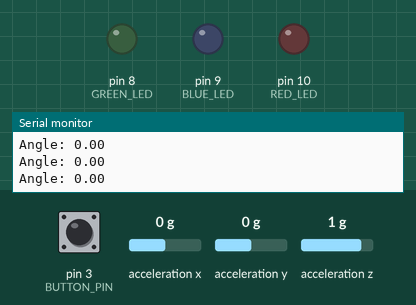
The sketch below on a simulated Arduino Uno, built with avr-gcc and run on an emulated ATmega328P. Shown: output pins drawn as LEDs (lit = HIGH), the last lines printed to the serial monitor. Wiring (inferred from the names in the program): MPU-6050 motion sensor at I2C address 0x68. The inputs (shaded band) are chosen by the test bench; at power-on: pin 3 (BUTTON_PIN) LOW, acceleration y 0 g, acceleration x 0 g, acceleration z 1 g.

Above: at 2.8 s.
2.9 s: pin 3 (BUTTON_PIN) pulled HIGH for 0.15 s
At 3.7 s:
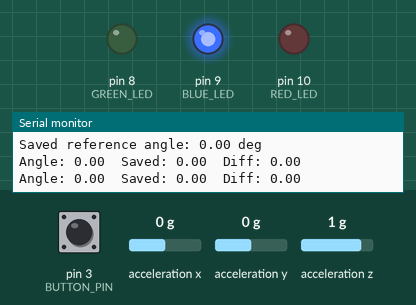
4.7 s: acceleration y set to -1.4 g
At 5.5 s:
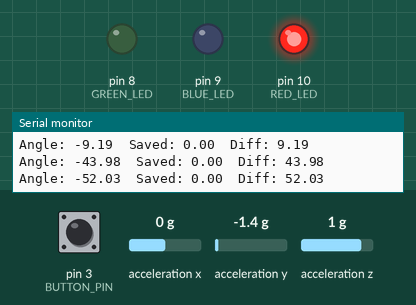
6.2 s: acceleration y set to 0 g
At 7.14 s:
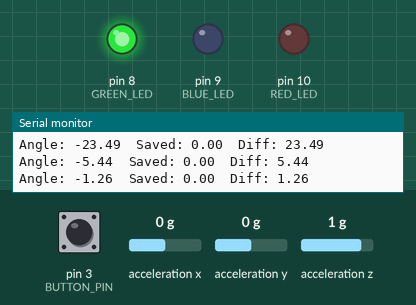
Timing chart, 0 to 9.2 s (numbered marks = the images above; inputs shaded):
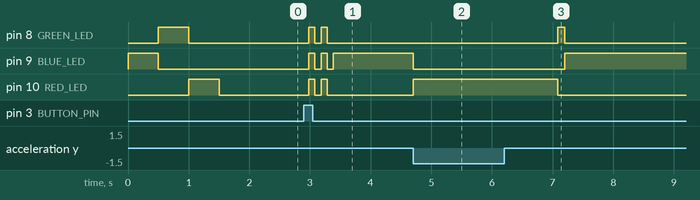

Measured:
- after the input at 2.9 s, pin 8 (GREEN_LED), pin 10 (RED_LED): alternates HIGH for 0.10 s and LOW for 0.10 s, 4 changes in all, then stays LOW, starting after 0.08 s; pin 9 (BLUE_LED): alternates HIGH for 0.10 s and LOW for 0.10 s, 5 changes in all, then stays HIGH, starting after 0.08 s
- after the input at 4.7 s, pin 9 (BLUE_LED): HIGH → LOW at once; pin 10 (RED_LED): LOW → HIGH at once
- after the input at 6.2 s, pin 8 (GREEN_LED): LOW → HIGH after 0.88 s, → LOW 0.12 s later; pin 9 (BLUE_LED): LOW → HIGH after 1.0 s; pin 10 (RED_LED): HIGH → LOW after 0.88 s

The sketch:

TiltLeveler.ino
```cpp
/*
  TiltLeveler
  -----------
  Reads tilt from a GY-521 (MPU-6050) accelerometer, saves the current
  tilt as a reference when the button is pressed, then shows how far the
  board has moved from that reference:

    |difference| <= 0.25 deg          -> BLUE  LED (pin 9)
    0.25 < |difference| <= 0.50 deg   -> GREEN LED (pin 8)
    |difference| > 0.50 deg           -> RED   LED (pin 10)

  Until the button has been pressed once, all LEDs stay off.

  Wiring (Arduino Uno R3):
    MPU-6050 VCC -> 5V   (breadboard + rail; the GY-521 has its own regulator)
    MPU-6050 GND -> GND  (breadboard - rail)
    MPU-6050 SDA -> SDA  (same as A4)
    MPU-6050 SCL -> SCL  (same as A5)
    MPU-6050 AD0 -> not connected (I2C address 0x68)

    Button: one side to 5V, other side to pin 3, with a pull-down resistor
            from pin 3's side of the button to GND (pressed = HIGH).

    Blue LED  -> pin 9  (through resistor)
    Green LED -> pin 8  (through resistor)
    Red LED   -> pin 10 (through resistor)

  No extra libraries needed - only Wire, which ships with the Arduino IDE.
  Open the Serial Monitor at 9600 baud to watch the readings.

  At power-up each LED lights for half a second (blue, green, red) so you
  can check the LED wiring, then the sketch reports on the Serial Monitor
  whether it found the MPU-6050.
*/

#include <Wire.h>

// ---------------- Pins ----------------
const int BUTTON_PIN = 3;
const int BLUE_LED   = 9;
const int GREEN_LED  = 8;
const int RED_LED    = 10;

// ---------------- Thresholds (degrees) ----------------
const float BLUE_LIMIT  = 0.25;
const float GREEN_LIMIT = 0.50;

// ---------------- Which axis is "horizontal tilt"? ----------------
// The sensor is lying flat on the popsicle stick. Tilting the stick
// end-to-end (along its length) is usually one axis, side-to-side the other.
// Change to false if the reading doesn't change when you tilt the way you want.
const bool USE_ROLL = true;   // true = rotation about the sensor's X axis
                              // false = rotation about the sensor's Y axis

// ---------------- MPU-6050 registers ----------------
// 0x68 when AD0 is low/unconnected, 0x69 when AD0 is high. Detected at startup.
uint8_t mpuAddr = 0x68;
const uint8_t REG_WHO_AM_I = 0x75;
const uint8_t REG_PWR_MGMT = 0x6B;
const uint8_t REG_CONFIG   = 0x1A;
const uint8_t REG_ACCEL_CFG = 0x1C;
const uint8_t REG_ACCEL_X  = 0x3B;

// ---------------- Smoothing ----------------
// 0.25 deg is a very fine window, so the raw reading must be steadied.
// Each loop averages SAMPLES readings, then an exponential filter smooths
// further. Smaller ALPHA = steadier but slower to respond.
const int   SAMPLES = 10;
const float ALPHA   = 0.15;

// ---------------- State ----------------
float filteredAngle = 0.0;
float savedAngle    = 0.0;
bool  haveSaved     = false;

int  lastButtonReading = LOW;
int  buttonState       = LOW;
unsigned long lastDebounceTime = 0;
const unsigned long DEBOUNCE_MS = 30;

unsigned long lastPrint = 0;

// Write one byte to an MPU-6050 register.
void writeRegister(uint8_t reg, uint8_t value) {
  Wire.beginTransmission(mpuAddr);
  Wire.write(reg);
  Wire.write(value);
  Wire.endTransmission();
}

// Read raw accelerometer X, Y, Z. Returns false if the sensor didn't answer.
bool readAccel(int16_t &ax, int16_t &ay, int16_t &az) {
  Wire.beginTransmission(mpuAddr);
  Wire.write(REG_ACCEL_X);
  if (Wire.endTransmission(false) != 0) return false;
  if (Wire.requestFrom(mpuAddr, (uint8_t)6) != 6) return false;
  ax = (Wire.read() << 8) | Wire.read();
  ay = (Wire.read() << 8) | Wire.read();
  az = (Wire.read() << 8) | Wire.read();
  return true;
}

// True if a device acknowledges at this I2C address.
bool devicePresent(uint8_t addr) {
  Wire.beginTransmission(addr);
  return Wire.endTransmission() == 0;
}

// Print every address on the I2C bus, to help track down wiring problems.
void scanI2C() {
  Serial.println(F("Scanning I2C bus..."));
  int found = 0;
  for (uint8_t addr = 1; addr < 127; addr++) {
    if (devicePresent(addr)) {
      Serial.print(F("  Device found at 0x"));
      Serial.println(addr, HEX);
      found++;
    }
  }
  if (found == 0) {
    Serial.println(F("  No I2C devices found. Check SDA, SCL, VCC and GND wiring."));
  }
}

// Find the MPU-6050 at 0x68 or 0x69. Returns false if it isn't there.
bool findMpu() {
  const uint8_t candidates[] = {0x68, 0x69};
  for (uint8_t addr : candidates) {
    if (devicePresent(addr)) {
      mpuAddr = addr;
      return true;
    }
  }
  return false;
}

// Read one byte from an MPU-6050 register (0xFF on failure).
uint8_t readRegister(uint8_t reg) {
  Wire.beginTransmission(mpuAddr);
  Wire.write(reg);
  if (Wire.endTransmission(false) != 0) return 0xFF;
  if (Wire.requestFrom(mpuAddr, (uint8_t)1) != 1) return 0xFF;
  return Wire.read();
}

// Average several accelerometer readings and convert to a tilt angle in degrees.
// Returns NAN if the sensor can't be read.
float readTiltAngle() {
  long sumX = 0, sumY = 0, sumZ = 0;
  for (int i = 0; i < SAMPLES; i++) {
    int16_t ax, ay, az;
    if (!readAccel(ax, ay, az)) return NAN;
    sumX += ax;
    sumY += ay;
    sumZ += az;
    delay(2);
  }
  float x = sumX / (float)SAMPLES;
  float y = sumY / (float)SAMPLES;
  float z = sumZ / (float)SAMPLES;

  // Using atan2 with the magnitude of the other two axes keeps the angle
  // accurate even when the board is tilted on both axes at once.
  if (USE_ROLL) {
    return atan2(y, sqrt(x * x + z * z)) * 180.0 / PI;
  } else {
    return atan2(-x, sqrt(y * y + z * z)) * 180.0 / PI;
  }
}

void setLeds(bool blue, bool green, bool red) {
  digitalWrite(BLUE_LED,  blue  ? HIGH : LOW);
  digitalWrite(GREEN_LED, green ? HIGH : LOW);
  digitalWrite(RED_LED,   red   ? HIGH : LOW);
}

// Light each LED in turn so the wiring can be checked by eye.
void ledSelfTest() {
  Serial.println(F("LED test: blue (pin 9)"));
  setLeds(true, false, false);
  delay(500);
  Serial.println(F("LED test: green (pin 8)"));
  setLeds(false, true, false);
  delay(500);
  Serial.println(F("LED test: red (pin 10)"));
  setLeds(false, false, true);
  delay(500);
  setLeds(false, false, false);
}

// Quick flash of all three LEDs to confirm a saved reading.
void flashConfirm() {
  for (int i = 0; i < 2; i++) {
    setLeds(true, true, true);
    delay(100);
    setLeds(false, false, false);
    delay(100);
  }
}

// Blink red forever so the problem is obvious without a computer,
// repeating the hint on the Serial Monitor every few seconds.
void haltWithError() {
  unsigned long lastHint = millis();
  while (true) {
    setLeds(false, false, true);
    delay(250);
    setLeds(false, false, false);
    delay(250);
    if (millis() - lastHint >= 3000) {
      lastHint = millis();
      Serial.println(F("Stopped: sensor problem. Check wiring, then press RESET."));
    }
  }
}

void setup() {
  Serial.begin(9600);
  Serial.println();
  Serial.println(F("TiltLeveler starting..."));

  pinMode(BUTTON_PIN, INPUT);   // external pull-down resistor
  pinMode(BLUE_LED, OUTPUT);
  pinMode(GREEN_LED, OUTPUT);
  pinMode(RED_LED, OUTPUT);
  setLeds(false, false, false);
  ledSelfTest();

  Wire.begin();
  Wire.setClock(100000);
#if defined(WIRE_HAS_TIMEOUT)
  // Without a timeout, a bad I2C connection can freeze the Arduino forever.
  Wire.setWireTimeout(3000, true);
#endif

  if (!findMpu()) {
    Serial.println(F("MPU-6050 not found at 0x68 or 0x69!"));
    scanI2C();
    haltWithError();
  }
  Serial.print(F("MPU-6050 found at 0x"));
  Serial.print(mpuAddr, HEX);
  Serial.print(F(", WHO_AM_I = 0x"));
  Serial.println(readRegister(REG_WHO_AM_I), HEX);

  writeRegister(REG_PWR_MGMT, 0x00);   // wake the MPU-6050 (it boots asleep)
  writeRegister(REG_ACCEL_CFG, 0x00);  // +/-2g range = best resolution
  writeRegister(REG_CONFIG, 0x05);     // built-in low-pass filter ~10 Hz to cut vibration noise
  delay(100);

  float first = readTiltAngle();
  if (isnan(first)) {
    Serial.println(F("MPU-6050 found but could not read accelerometer data."));
    haltWithError();
  }
  filteredAngle = first;

  Serial.println(F("Ready. Press the button to save the current tilt."));
}

void loop() {
  // ---- Read and smooth the tilt angle ----
  float angle = readTiltAngle();
  if (!isnan(angle)) {
    filteredAngle = ALPHA * angle + (1.0 - ALPHA) * filteredAngle;
  }

  // ---- Debounced button: save reading on the press (LOW -> HIGH) ----
  int reading = digitalRead(BUTTON_PIN);
  if (reading != lastButtonReading) {
    lastDebounceTime = millis();
  }
  if (millis() - lastDebounceTime > DEBOUNCE_MS && reading != buttonState) {
    buttonState = reading;
    if (buttonState == HIGH) {
      savedAngle = filteredAngle;
      haveSaved = true;
      Serial.print(F("Saved reference angle: "));
      Serial.print(savedAngle, 2);
      Serial.println(F(" deg"));
      flashConfirm();
    }
  }
  lastButtonReading = reading;

  // ---- Update LEDs ----
  float diff = 0.0;
  if (haveSaved) {
    diff = fabs(filteredAngle - savedAngle);
    if (diff <= BLUE_LIMIT) {
      setLeds(true, false, false);
    } else if (diff <= GREEN_LIMIT) {
      setLeds(false, true, false);
    } else {
      setLeds(false, false, true);
    }
  } else {
    setLeds(false, false, false);
  }

  // ---- Print status a few times per second ----
  if (millis() - lastPrint >= 250) {
    lastPrint = millis();
    Serial.print(F("Angle: "));
    Serial.print(filteredAngle, 2);
    if (haveSaved) {
      Serial.print(F("  Saved: "));
      Serial.print(savedAngle, 2);
      Serial.print(F("  Diff: "));
      Serial.print(diff, 2);
    }
    Serial.println();
  }
}
```
